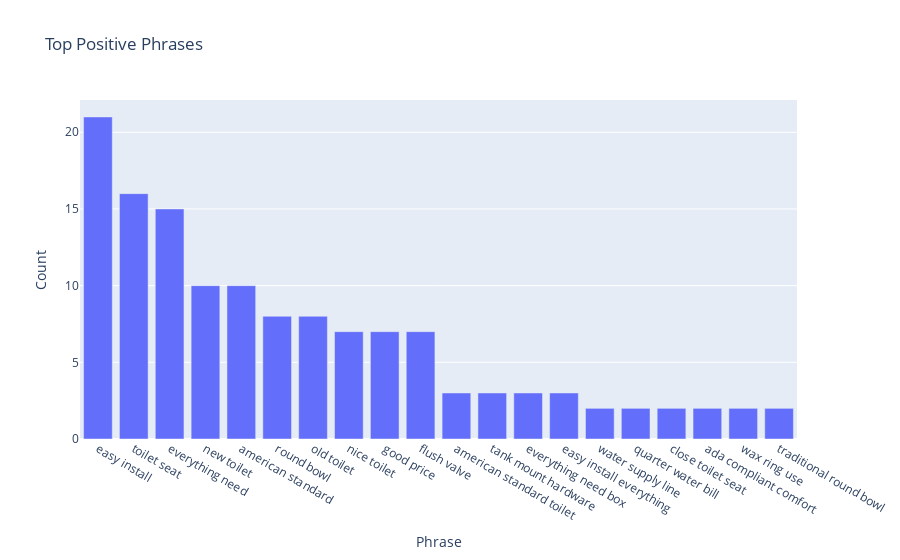

Notebook code cell kept with this figure:
### Code cell
# Find phrases (bi-gram, tri-gram) in reviews with 4,5 stars (Top 10)
positive_reviews = df[df['Stars'].isin([4, 5])]['Review']
positive_bigrams = []
positive_trigrams = []
for review in positive_reviews:
    review = review.lower()
    tokens = review.split()
    positive_bigrams.extend(get_valid_bigrams(tokens))
    positive_trigrams.extend(get_valid_trigrams(tokens))
top_positive_bigrams = Counter(positive_bigrams).most_common(10)
top_positive_trigrams = Counter(positive_trigrams).most_common(10)
top_positive_phrases_df = pd.DataFrame(top_positive_bigrams + top_positive_trigrams, columns=['Phrase', 'Count'])
fig = px.bar(top_positive_phrases_df, x='Phrase', y='Count', title='Top Positive Phrases')
fig.show()

### Figure 1 — Plotly figure (JSON) as saved in the notebook; plotly's stock layout.template omitted (floating-point values rounded to 4 significant figures)
{"data": [{"alignmentgroup": "True", "hovertemplate": "Phrase=%{x}<br>Count=%{y}<extra></extra>", "legendgroup": "", "marker": {"color": "#636efa", "pattern": {"shape": ""}}, "name": "", "offsetgroup": "", "orientation": "v", "showlegend": false, "textposition": "auto", "type": "bar", "x": ["easy install", "toilet seat", "everything need", "new toilet", "american standard", "round bowl", "old toilet", "nice toilet", "good price", "flush valve", "american standard toilet", "tank mount hardware", "everything need box", "easy install everything", "water supply line", "quarter water bill", "close toilet seat", "ada compliant comfort", "wax ring use", "traditional round bowl"], "xaxis": "x", "y": [21, 16, 15, 10, 10, 8, 8, 7, 7, 7, 3, 3, 3, 3, 2, 2, 2, 2, 2, 2], "yaxis": "y"}], "layout": {"barmode": "relative", "legend": {"tracegroupgap": 0}, "title": {"text": "Top Positive Phrases"}, "xaxis": {"anchor": "y", "domain": [0, 1], "title": {"text": "Phrase"}}, "yaxis": {"anchor": "x", "domain": [0, 1], "title": {"text": "Count"}}}}
